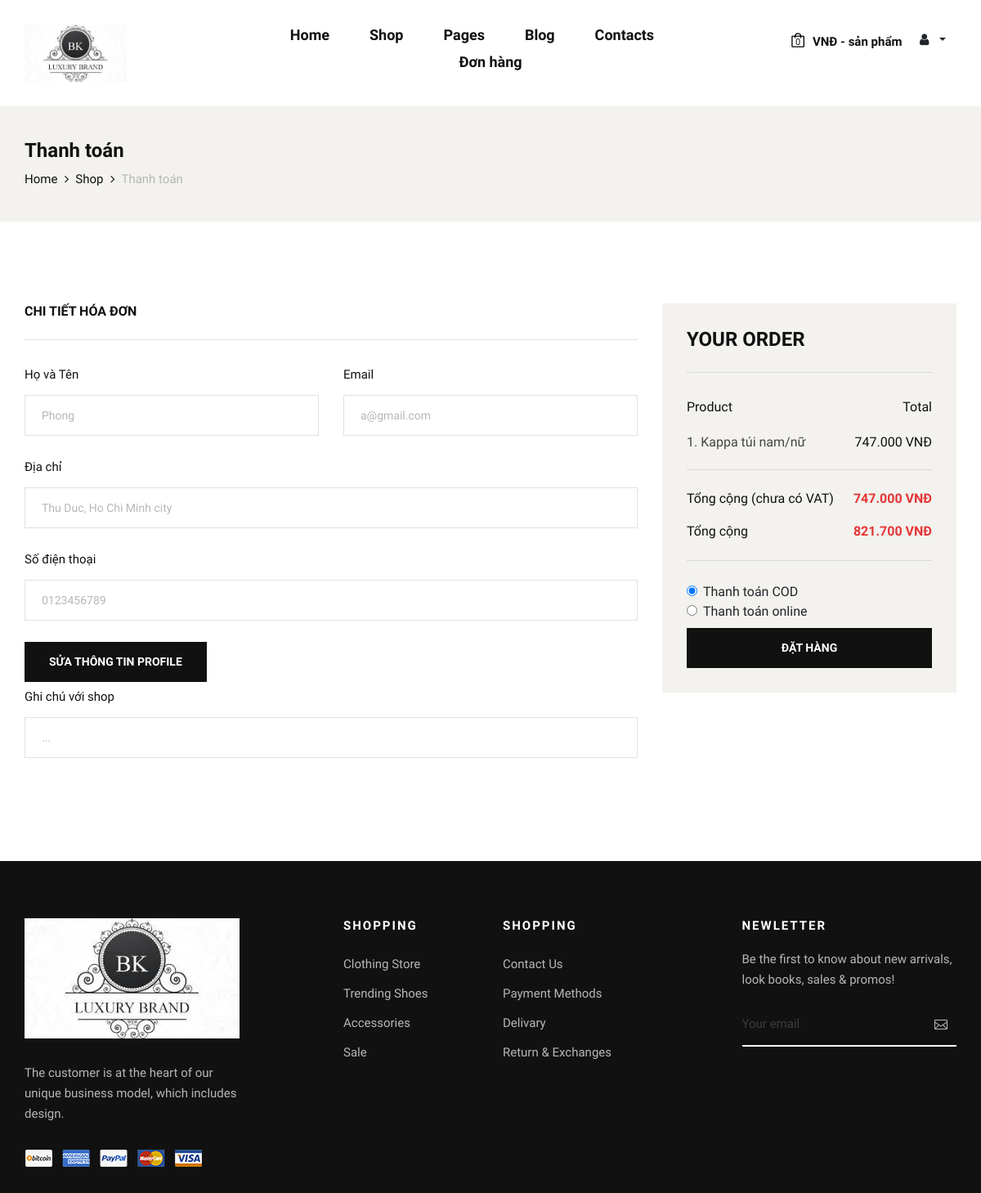
Before: /checkout.php (signed in) with the older database file.
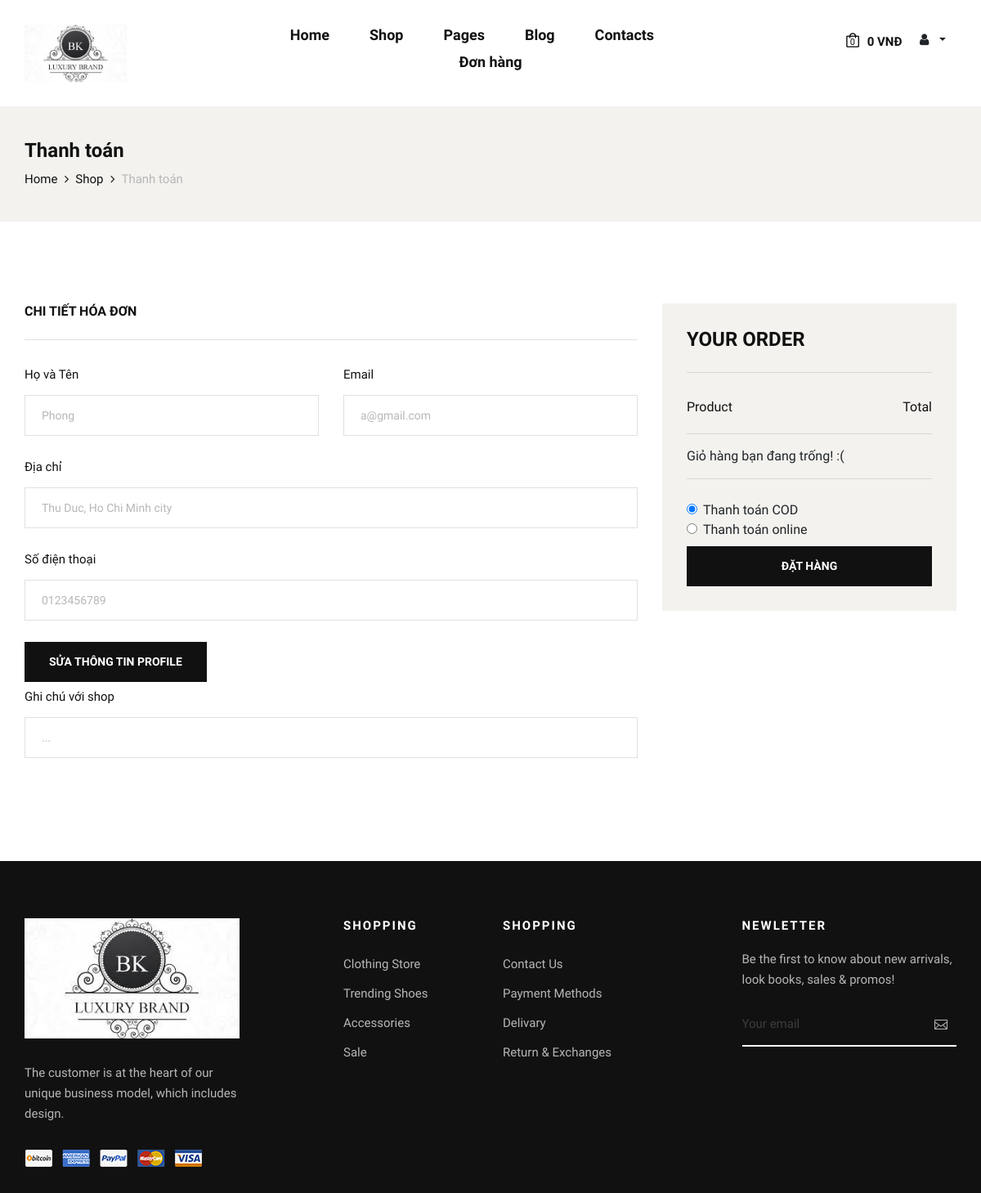
After: the same page with the newer database file.
### tables this page shows
CREATE TABLE `tbl_user` (
  `userId` int(11) NOT NULL,
  `name` varchar(255) NOT NULL,
  `email` varchar(255) NOT NULL,
  `address` varchar(255) NOT NULL,
  `phone` varchar(30) NOT NULL,
  `password` varchar(255) NOT NULL,
  `role` varchar(30) NOT NULL
);

CREATE TABLE `tbl_cart` (
  `cartId` int(11) NOT NULL,
  `productId` int(11) NOT NULL,
  `userId` int(11) NOT NULL,
  `productName` varchar(255) NOT NULL,
  `price` varchar(255) NOT NULL,
  `quantity` int(11) NOT NULL,
  `image` varchar(255) NOT NULL,
  `size` varchar(30) NOT NULL
);

### classes/cart.php (called while the page is built, shortened)
<?php
	$filepath = realpath(dirname(__FILE__));
	include_once ($filepath.'/../lib/database.php');
	include_once ($filepath.'/../helper/format.php');
class cart
{
	private $db;
	public function __construct()
	{
		$this->db = new Database();
	}
	public function getProductCart(){
		$user_id = Session::get('user_id');
		$login_check = Session::get('user_login');
        if($login_check==false){
			$sId = session_id();
			$query = "SELECT * FROM tbl_cart_guest WHERE sId = '$sId'";
			$result = $this->db->select($query);
			return $result;
		}
		else{
			$query = "SELECT * FROM tbl_cart WHERE userId = '$user_id'";
			$result = $this->db->select($query);
			return $result;
		}
	}
	public function check_cart(){
		$user_id = Session::get('user_id');
		$query = "SELECT * FROM tbl_cart WHERE userId = '$user_id'";
		$result = $this->db->select($query);
		return $result;
	}
}
?>

### lib/database.php (called while the page is built, shortened)
<?php
Class Database{
   public $host   = DB_HOST;
   public $user   = DB_USER;
   public $pass   = DB_PASS;
   public $dbname = DB_NAME;
   public $link;
private function connectDB(){
   $this->link = new mysqli($this->host, $this->user, $this->pass,
    $this->dbname);
   mysqli_set_charset($this->link,"utf8");
 }
public function select($query){
  $result = $this->link->query($query) or
   die($this->link->error.__LINE__);
  if($result->num_rows > 0){
    return $result;
  } else {
    return false;
  }
 }
}

### lib/session.php (called while the page is built, shortened)
<?php
class Session{
 public static function get($key){
    if (isset($_SESSION[$key])) {
     return $_SESSION[$key];
    } else {
     return false;
    }
 }
}
?>

### classes/user.php (called while the page is built, shortened)
<?php
	$filepath = realpath(dirname(__FILE__));
	include_once ($filepath.'/../lib/database.php');
    include_once ($filepath.'/../lib/session.php');
	include_once ($filepath.'/../helper/format.php');
class user
{
	private $db;
	public function __construct()
	{
		$this->db = new Database();
	}
        public function getUserById($id) {
            $query ="SELECT * FROM tbl_user WHERE userId = '$id' ORDER BY userId DESC";
            $result = $this->db->select($query);
            return $result;
        }
}
?>

### helper/format.php (called while the page is built, shortened)
<?php
class Format{
    public function format_currency($n=0){
        $n=(string)$n;
        $n=strrev($n);
        $res='';
        for($i=0;$i<strlen($n);$i++){
            if($i%3==0 && $i!=0){
                $res.='.';
            }
            $res.=$n[$i];
        }
        $res=strrev($res);
        return $res;
    }
}
?>

### checkout.php (the view, shortened to what the changed rows need)
<?php
    include 'inc/header.php';
?>
<?php
    $userId = Session::get('user_id');
    $get_customers = $user->getUserById($userId);
    ?>
    <section class="checkout spad">
        <div class="container">
            <div class="checkout__form">
                <form action="" method="post">
                    <div class="row">
                        <div class="col-lg-8 col-md-6">
                            <?php
                                if($get_customers){
                                    while($result = $get_customers->fetch_assoc()){
                            ?>
                                <h6 class="checkout__title">Chi tiết hóa đơn</h6>
                                <div class="row">
                                    <div class="col-lg-6">
                                        <div class="checkout__input">
                                            <p>Họ và Tên<span></span></p>
                                            <input type="text" value="<?php echo $result['name'] ?>" readonly>
                                        </div>
                                    </div>
                                    <div class="col-lg-6">
                                        <div class="checkout__input">
                                            <p>Email<span></span></p>
                                            <input type="text" value="<?php echo $result['email'] ?>" readonly>
                                        </div>
                                    </div>
                                </div>
                                <div class="checkout__input">
                                    <p>Địa chỉ<span></span></p>
                                    <input type="text" value="<?php echo $result['address'] ?>" readonly>
                                </div>
                                <div class="checkout__input">
                                    <p>Số điện thoại<span></span></p>
                                    <input value="<?php echo $result['phone'] ?>" type="text" placeholder="Street Address" class="checkout__input__add" readonly>
                                </div>
                                 <div class="checkout__input">
                                    <a href="user-info.php" type="button" class="site-btn">Sửa thông tin profile</a>
                                </div>
                                <div class="checkout__input">
                                    <p>Ghi chú với shop<span></span></p>
                                    <input type="text"
                                    name="note"
                                    placeholder="...">
                                </div>
                                 <?php
                                    }
                                }
                                ?>
                    </div >
                        <div class="col-lg-4 col-md-6">
                            <div class="checkout__order">
                                <h4 class="order__title">Your order</h4>
                                <div class="checkout__order__products">Product <span>Total</span></div>
                                <ul class="checkout__total__products">
                                    <?php
                                        $get_product_cart = $cart->getProductCart();
                                        if($get_product_cart){
                                            $subtotal = 0;
                                            $i = 0;
                                            while($result = $get_product_cart->fetch_assoc()){
                                                $i++;
                                                $total = $result['price'] * $result['quantity'];
                                        ?>
                                            <li><?php echo $i.'. '.$result['productName']; ?>
                                                <span><?php
                                                    echo $fm->format_currency($total).' '.'VNĐ' ;
                                             ?></span>
                                            </li>
                                    <?php
                                                $subtotal += $total;
                                                }
                                            }
                                    ?>
                                </ul>
                                <ul class="checkout__total__all">
                                <?php
                                        if($get_product_cart){
                                ?>
                                            <li>Tổng cộng (chưa có VAT) <span>
                                                <?php
                                                    echo $fm->format_currency($subtotal).' '.'VNĐ' ;
                                                ?>
                                            </span></li>
                                            <li>
                                            Tổng cộng <span>
                                                <?php
                                                    $vat = $subtotal * 0.1;
                                                    $gtotal = $subtotal + $vat;
                                                    echo $fm->format_currency($gtotal).' '.'VNĐ' ;
                                                ?>
                                            </span></li>
                                    <?php
                                        }else{
                                            echo 'Giỏ hàng bạn đang trống! :(';
                                        }
                                          ?>
                                </ul>
                                <div class="form-check">
                                      <input class="form-check-input" type="radio" name="payment" id="payment1" value="COD" checked>
                                      <label class="form-check-label" for="payment1">
                                      </label>
                                    </div>
                                    <div class="form-check">
                                      <input class="form-check-input" type="radio" name="payment" id="payment2"  value="Online">
                                      <label class="form-check-label" for="payment2">
                                      </label>
                                    </div>
                                <button type="submit" name="checkout" class="site-btn"
                                <?php
                                        if(!$get_product_cart){
                                            echo "disabled";
                                        }
                                ?>
                                 ><center>Đặt hàng</center></button>
                            </div>
                        </div>
                    </div>
                </form>
            </div>
        </div>
    </section>
<?php
    include 'inc/footer.php';
?>

### inc/header.php (shortened to what the changed rows need)
<?php
include 'lib/session.php';
include 'lib/database.php';
include 'helper/format.php';
	$fm = new Format();
    $user = new user();
    $cart = new cart();
  header("Cache-Control: max-age=2592000");?>
<!DOCTYPE html>
<html lang="zxx">
<head>
    <link rel="stylesheet" href="css/bootstrap.min.css" type="text/css">
    <link rel="stylesheet" href="css/font-awesome.min.css" type="text/css">
    <link rel="stylesheet" href="css/elegant-icons.css" type="text/css">
    <link rel="stylesheet" href="css/magnific-popup.css" type="text/css">
    <link rel="stylesheet" href="css/nice-select.css" type="text/css">
    <link rel="stylesheet" href="css/owl.carousel.min.css" type="text/css">
    <link rel="stylesheet" href="css/slicknav.min.css" type="text/css">
    <link rel="stylesheet" href="css/style.css" type="text/css">
</head>
<body>
    <header class="header">
        <div class="container">
            <div class="row">
                <div class="col-lg-3 col-md-3">
                    <div class="header__nav__option">
                        <a href="shopping-cart.php"><img src="img/icon/cart.png" alt=""> <span>0</span></a>
                        <div class="price">
                            <?php
                                        $check_cart = $cart->check_cart();
                                        if($check_cart){
                                            $sum = Session::get("sum");
                                            $qty = Session::get("qty");
                                            echo $fm->format_currency($sum).' VNĐ - '.$qty.' sản phẩm';
                                        }
                                        else{
                                            echo '0 VNĐ';
                                        }
                                    ?>
                        </div>
                        <?php
                            $login_check = Session::get('user_login');
                            if($login_check==false){
                                echo '<a href="login.php" class="btn btn-info">Login</a>';
                            }else{
                                ?>
                                <div class="btn-group">
                                <button type="button" class="btn dropdown-toggle" data-toggle="dropdown" aria-haspopup="true" aria-expanded="false">
                                </button>
                                </div>
                        <?php
                            }
                        ?>
                    </div>
                </div>
            </div>
        </div>
    </header>

Changed rows visible on the page:
removed tbl_cart: productName "Kappa túi nam/nữ", $fm->format_currency($total) "747.000"
Other visible differences:
$fm->format_currency($subtotal): "747.000" → (not shown)
$fm->format_currency($gtotal): "821.700" → (not shown)
text no longer shown: "VNĐ - sản phẩm Tổng cộng (chưa có VAT) VNĐ Tổng cộng VNĐ"
text now shown: "0 VNĐ Giỏ hàng bạn đang trống! :("
